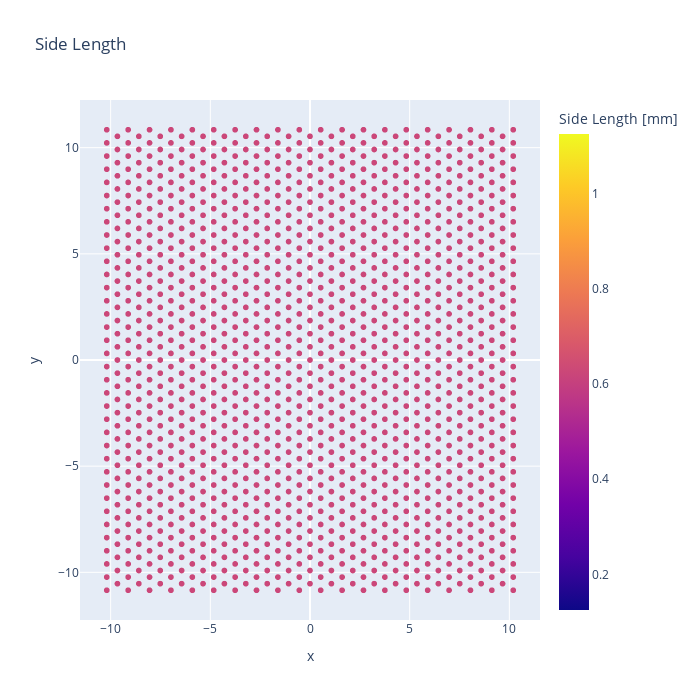

Write notebook code for a chart like this one.
### Code cell
fig = px.scatter(x=X, y=Y, color=A, labels={"color":"Side Length [mm]"},
                 title="Side Length",width=700,height=700)
fig.show()
#fig.write_html(home+"\\img\\python\\generateStructure_final_fig_04.html")

### Figure 1 — Plotly figure (JSON) as saved in the notebook; plotly's stock layout.template omitted (floating-point values rounded to 4 significant figures; data arrays with more than 128 entries replaced by an {"elided": "..."} marker saying what was removed)
{"data": [{"hovertemplate": "x=%{x}<br>y=%{y}<br>Side Length [mm]=%{marker.color}<extra></extra>", "legendgroup": "", "marker": {"color": {"elided": "1385 float values"}, "coloraxis": "coloraxis", "symbol": "circle"}, "mode": "markers", "name": "", "showlegend": false, "type": "scattergl", "x": {"elided": "1385 float values"}, "xaxis": "x", "y": {"elided": "1385 float values"}, "yaxis": "y"}], "layout": {"coloraxis": {"colorbar": {"title": {"text": "Side Length [mm]"}}, "colorscale": [[0, "#0d0887"], [0.1111, "#46039f"], [0.2222, "#7201a8"], [0.3333, "#9c179e"], [0.4444, "#bd3786"], [0.5556, "#d8576b"], [0.6667, "#ed7953"], [0.7778, "#fb9f3a"], [0.8889, "#fdca26"], [1, "#f0f921"]]}, "height": 700, "legend": {"tracegroupgap": 0}, "title": {"text": "Side Length"}, "width": 700, "xaxis": {"anchor": "y", "autorange": true, "domain": [0, 1], "range": [-11.54, 11.54], "title": {"text": "x"}, "type": "linear"}, "yaxis": {"anchor": "x", "autorange": true, "domain": [0, 1], "range": [-12.24, 12.24], "title": {"text": "y"}, "type": "linear"}}}
